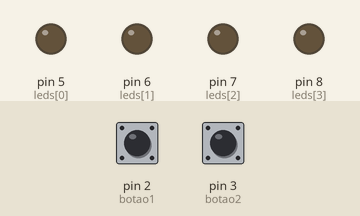
This sketch was run on a simulated Arduino Uno, built with avr-gcc and run on an emulated ATmega328P. Parts: output pins drawn as LEDs (lit = HIGH). The inputs (shaded band) are chosen by the test bench; at power-on: pin 2 (botao1) HIGH, pin 3 (botao2) HIGH.

Above: at 1.2 s.
1.3 s: pin 2 (botao1) pulled LOW for 0.15 s
At 2.7 s:
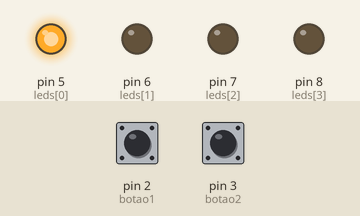
4.4 s: pin 3 (botao2) pulled LOW for 0.15 s
At 5.5 s:
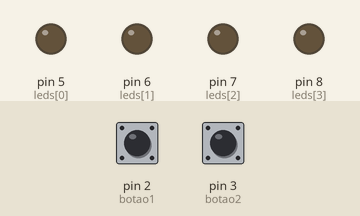
6.0 s: pin 2 (botao1) pulled LOW for 1 s
At 8.7 s:
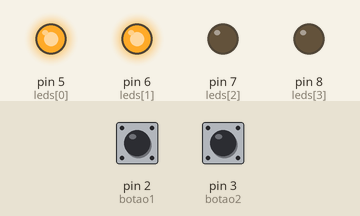
10.0 s: pin 3 (botao2) pulled LOW for 1 s
At 10.9 s:
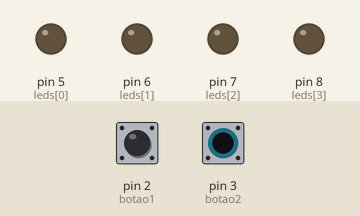
Timing chart, 0 to 13.0 s (numbered marks = the images above; inputs shaded):
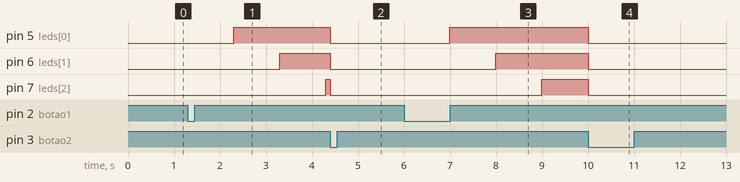

Measured:
- after the input at 1.3 s, pin 5 (leds[0]): LOW → HIGH after 1.0 s; pin 6 (leds[1]): LOW → HIGH after 2.0 s; pin 7 (leds[2]): LOW → HIGH after 3.0 s
- after the input at 4.4 s, pin 5 (leds[0]), pin 6 (leds[1]), pin 7 (leds[2]): HIGH → LOW at once; pin 8 (leds[3]): stays LOW (without the input it goes to HIGH after 0.90 s)
- after the input at 6.0 s, pin 5 (leds[0]): LOW → HIGH after 1.0 s; pin 6 (leds[1]): LOW → HIGH after 2.0 s; pin 7 (leds[2]): LOW → HIGH after 3.0 s
- after the input at 10.0 s, pin 5 (leds[0]), pin 6 (leds[1]), pin 7 (leds[2]): HIGH → LOW at once

The sketch:

SequenciadorPartida.ino
```cpp
const int botao1 = 2;
const int botao2 = 3;
const int leds[] = {5,6,7,8};

int etapa = 0;
unsigned long tempoAnterior = 0;

void setup() {
  for(int i=0;i<4;i++) pinMode(leds[i], OUTPUT);
  pinMode(botao1, INPUT_PULLUP);
  pinMode(botao2, INPUT_PULLUP);
}

void loop() {
  if(digitalRead(botao2)==LOW){
    for(int i=0;i<4;i++) digitalWrite(leds[i],LOW);
    etapa=0;
  }

  if(digitalRead(botao1)==LOW && etapa==0){
    etapa=1;
    tempoAnterior=millis();
  }

  if(etapa>0 && etapa<=4 && millis()-tempoAnterior>=1000){
    digitalWrite(leds[etapa-1],HIGH);
    tempoAnterior=millis();
    etapa++;
  }
}
```
